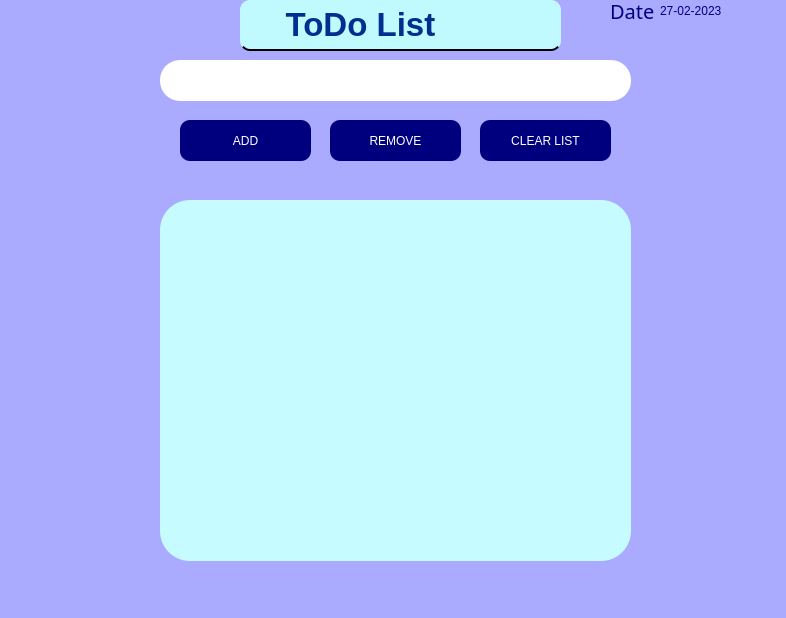
<?xml version="1.0" encoding="UTF-8"?>
<ui version="4.0">
 <class>MainWindow</class>
 <widget class="QMainWindow" name="MainWindow">
  <property name="geometry">
   <rect>
    <x>0</x>
    <y>0</y>
    <width>786</width>
    <height>618</height>
   </rect>
  </property>
  <property name="windowTitle">
   <string>ToDo list-Eswar</string>
  </property>
  <property name="styleSheet">
   <string notr="true">background-color: rgb(170, 170, 255)
</string>
  </property>
  <widget class="QWidget" name="centralwidget">
   <widget class="QLineEdit" name="lineEdit">
    <property name="geometry">
     <rect>
      <x>160</x>
      <y>60</y>
      <width>471</width>
      <height>41</height>
     </rect>
    </property>
    <property name="styleSheet">
     <string notr="true">color:rgb(0, 0, 127);
background-color:white;
font: 63 8pt &quot;Lucida Bright&quot;;
border-radius: 20px;</string>
    </property>
    <property name="text">
     <string/>
    </property>
   </widget>
   <widget class="QLabel" name="label">
    <property name="geometry">
     <rect>
      <x>240</x>
      <y>0</y>
      <width>321</width>
      <height>51</height>
     </rect>
    </property>
    <property name="font">
     <font>
      <family>MS Shell Dlg 2</family>
      <pointsize>25</pointsize>
      <weight>75</weight>
      <italic>false</italic>
      <bold>true</bold>
     </font>
    </property>
    <property name="styleSheet">
     <string notr="true">color:rgb(0, 0, 127);
color:rgb(0, 47, 143);
font:bold 25pt &quot;MS Shell Dlg 2&quot;;
background-color: rgb(192, 250, 255);
border-bottom-width: 2px;
border-bottom-style: solid;
border-radius: 10px;
</string>
    </property>
    <property name="text">
     <string>    ToDo List</string>
    </property>
   </widget>
   <widget class="QLabel" name="label_2">
    <property name="geometry">
     <rect>
      <x>610</x>
      <y>-10</y>
      <width>111</width>
      <height>41</height>
     </rect>
    </property>
    <property name="font">
     <font>
      <family>Tw Cen MT Condensed</family>
      <pointsize>15</pointsize>
      <weight>50</weight>
      <italic>false</italic>
      <bold>false</bold>
     </font>
    </property>
    <property name="styleSheet">
     <string notr="true">color:rgb(0, 0, 127);
font: 15pt &quot;Tw Cen MT Condensed&quot;;</string>
    </property>
    <property name="text">
     <string>Date :</string>
    </property>
   </widget>
   <widget class="QPushButton" name="Remove">
    <property name="geometry">
     <rect>
      <x>330</x>
      <y>120</y>
      <width>131</width>
      <height>41</height>
     </rect>
    </property>
    <property name="styleSheet">
     <string notr="true">border-radius:10;
color:white;
font: 87 8pt &quot;Segoe UI Black&quot;;
background-color: rgb(0, 0, 255);
background-color:rgb(0, 0, 127)</string>
    </property>
    <property name="text">
     <string>REMOVE</string>
    </property>
   </widget>
   <widget class="QPushButton" name="ADD">
    <property name="geometry">
     <rect>
      <x>180</x>
      <y>120</y>
      <width>131</width>
      <height>41</height>
     </rect>
    </property>
    <property name="styleSheet">
     <string notr="true">border-radius:10;
color:white;
font: 87 8pt &quot;Segoe UI Black&quot;;
background-color: rgb(0, 0, 255);
background-color:rgb(0, 0, 127)</string>
    </property>
    <property name="text">
     <string>ADD</string>
    </property>
   </widget>
   <widget class="QPushButton" name="clear_list">
    <property name="geometry">
     <rect>
      <x>480</x>
      <y>120</y>
      <width>131</width>
      <height>41</height>
     </rect>
    </property>
    <property name="styleSheet">
     <string notr="true">border-radius:10;
color:white;
font: 87 8pt &quot;Segoe UI Black&quot;;
background-color: rgb(0, 0, 255);
background-color:rgb(0, 0, 127)</string>
    </property>
    <property name="text">
     <string>CLEAR LIST</string>
    </property>
   </widget>
   <widget class="QListView" name="listView">
    <property name="geometry">
     <rect>
      <x>160</x>
      <y>200</y>
      <width>471</width>
      <height>361</height>
     </rect>
    </property>
    <property name="styleSheet">
     <string notr="true">color:rgb(0, 0, 127);
background-color: rgb(198, 251, 255);
font: 63 8pt &quot;Lucida Bright&quot;;
shadow:20px;
border-radius: 30px;</string>
    </property>
   </widget>
   <widget class="QLabel" name="label_3">
    <property name="geometry">
     <rect>
      <x>660</x>
      <y>0</y>
      <width>91</width>
      <height>21</height>
     </rect>
    </property>
    <property name="styleSheet">
     <string notr="true">color:rgb(0, 0, 127);
font: 14pt &quot;Tw Cen MT Condensed&quot;;</string>
    </property>
    <property name="text">
     <string>27-02-2023</string>
    </property>
   </widget>
  </widget>
  <widget class="QMenuBar" name="menubar">
   <property name="geometry">
    <rect>
     <x>0</x>
     <y>0</y>
     <width>786</width>
     <height>26</height>
    </rect>
   </property>
  </widget>
  <widget class="QStatusBar" name="statusbar"/>
 </widget>
 <resources/>
 <connections/>
</ui>
